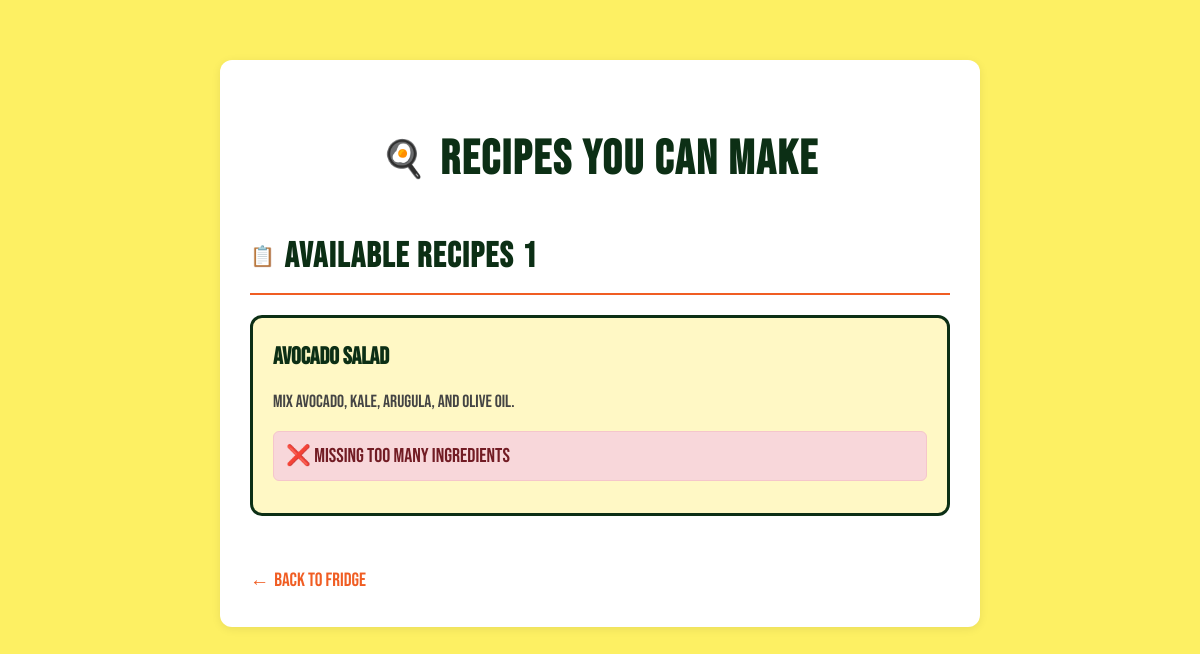
Page /recipes on the committed database.
### models.py (models this page shows, shortened)
class Recipe(db.Model):
    id = db.Column(db.Integer, primary_key=True)
    name = db.Column(db.String(120), nullable=False)
    instructions = db.Column(db.Text, nullable=False)
    user_id = db.Column(db.Integer, db.ForeignKey('user.id'), nullable=False)
    user = db.relationship("User", backref="recipes")

### app.py (the view, shortened to what this page needs)
@app.route('/recipes')
def recipe_recommendations():
    recipes = Recipe.query.all()
    fridge = Ingredient.query.all()
    fridge_dict = {item.name.lower(): item for item in fridge}
    entries = []
    for recipe in recipes:
        missing = []
        can_make = True
        for req in recipe.ingredients_needed:
            in_fridge = fridge_dict.get(req.name.lower())
            if not in_fridge:
                missing.append({
                    'name': req.name,
                    'needed': req.quantity,
                    'unit': req.unit,
                    'available': 0
                })
                can_make = False
            else:
                converted_available = convert_unit(in_fridge.quantity, in_fridge.unit, req.unit)
        entries.append({
            'recipe': recipe,
            'can_make': can_make,
            'almost_can_make': len(missing) <= 2,
            'missing_ingredients': missing
        })
    return render_template('recipes.html', entries=entries)

### app.py (called while the page is built, shortened)
def convert_unit(amount, from_unit, to_unit):
    if from_unit == to_unit:
        return amount

### templates/recipes.html (shortened to what this page needs)
<!DOCTYPE html>
<html lang="en">
<head>
</head>
<body>
    <div class="container">
        <h1>Recipes You Can Make</h1>
        <div class="recipes-section">
            {% if entries %}
                <h2 class="section-title">
                    Available Recipes
                    <span class="ingredient-count">{{ entries|length }}</span>
                </h2>
                <ul class="recipes-list">
                    {% for entry in entries %}
                        <li class="recipe-item">
                            <div class="recipe-name">{{ entry.recipe.name }}</div>
                            <div class="recipe-instructions">{{ entry.recipe.instructions }}</div>
                            {% if entry.can_make %}
                                <p class="status-message success">✅ You have all the ingredients!</p>
                                <form action="/make_recipe/{{ entry.recipe.id }}" method="POST" style="display:inline;">
                                    <button type="submit" class="make-recipe-btn">🍳 Make Recipe</button>
                                </form>
                            {% else %}
                                <p class="status-message error">❌ Missing too many ingredients</p>
                            {% endif %}
                        </li>
                    {% endfor %}
                </ul>
            {% else %}
                <div class="empty-state">
                    <div class="empty-state-icon">🥘</div>
                    <h3>No matching recipes yet!</h3>
                    <p>Try adding more ingredients to your fridge to discover delicious recipes.</p>
                </div>
            {% endif %}
        </div>
        <a href="/" class="back-link">Back to Fridge</a>
    </div>
</body>
</html>

### templates/recipes.html (style rules this page uses)
* { box-sizing: border-box; }
body { font-family: 'Bebas Neue', sans-serif; max-width: 800px; margin: 40px auto; padding: 20px; background-color: #fdf063; color: #0c2f15; line-height: 1.6; font-size: 20px; }
.container { background: #ffffff; padding: 30px; border-radius: 12px; box-shadow: 0 2px 10px rgba(0, 0, 0, 0.08); }
h1, h2, h3, .recipe-name { color: #0c2f15; font-weight: 800; }
h1 { font-size: 3rem; margin-bottom: 30px; color: #0c2f15; text-align: center; display: flex; align-items: center; justify-content: center; gap: 12px; letter-spacing: 2px; }
h1::before { content: "🍳"; font-size: 36px; }
.recipes-section { margin-bottom: 30px; }
.section-title { font-size: 2.2rem; font-weight: 800; color: #0c2f15; margin-bottom: 20px; padding-bottom: 8px; border-bottom: 2px solid #f05d23; display: flex; align-items: center; gap: 8px; letter-spacing: 1.5px; }
.section-title::before { content: "📋"; font-size: 20px; }
.recipes-list { list-style: none; padding: 0; margin: 0; }
.recipe-item { background: #fff8c5; border: 3px solid #0c2f15; border-radius: 12px; padding: 20px; margin-bottom: 20px; transition: all 0.3s ease; position: relative; }
.status-message { margin: 12px 0; padding: 8px 12px; border-radius: 6px; font-weight: 500; }
.status-message.error { background-color: #f8d7da; color: #721c24; border: 1px solid #f5c6cb; }
.recipe-name { font-weight: 800; font-size: 1.5rem; color: #0c2f15; margin-bottom: 12px; }
.recipe-instructions { color: #444; font-size: 1.1rem; margin-bottom: 16px; line-height: 1.5; }
.back-link { display: inline-flex; align-items: center; margin-top: 20px; color: #f05d23; text-decoration: none; font-weight: 500; transition: color 0.3s ease; font-size: 1.2rem; }
.back-link::before { content: "← "; margin-right: 5px; }
.recipe-item { animation: slideIn 0.5s ease-out; }

### rows in the picture
Recipe: recipe.name "Avocado Salad", recipe.instructions "Mix avocado, kale, arugula, and olive oil."

### other values in the picture
{{ entries|length }} "1"
